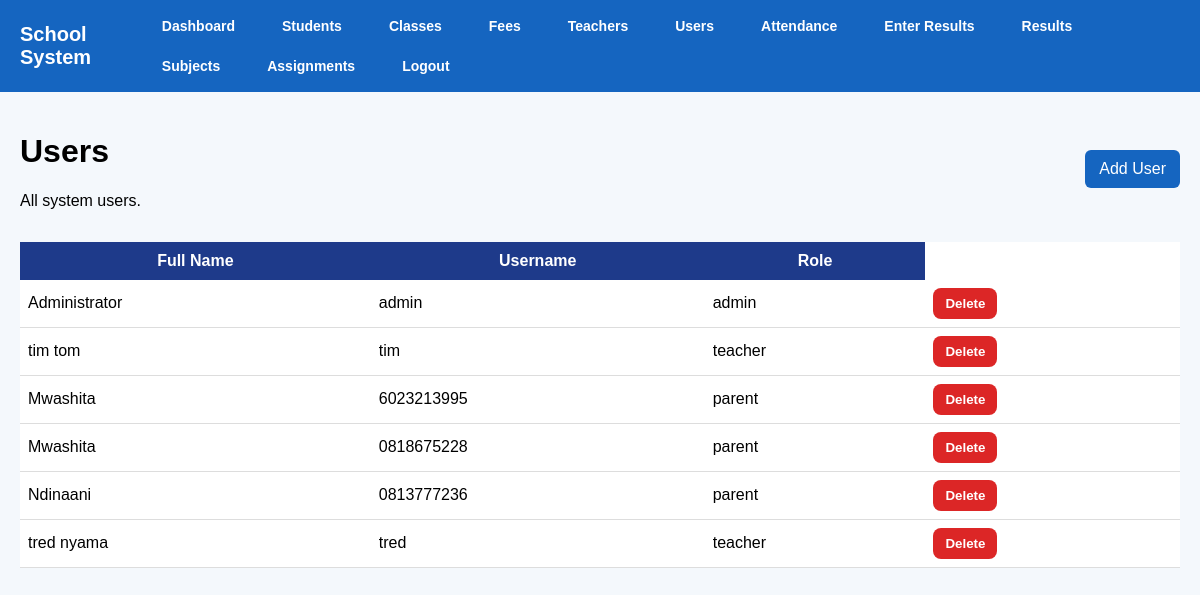
The app's page /users (signed in) with its own data.
### tables this page shows
CREATE TABLE users (
            id INTEGER PRIMARY KEY AUTOINCREMENT,
            full_name TEXT NOT NULL,
            username TEXT NOT NULL UNIQUE,
            password TEXT NOT NULL,
            role TEXT NOT NULL
        );

### app.py (the view)
@app.route("/users")
@login_required
@roles_required("admin", "director")
def users():
    conn = get_db()
    user_list = conn.execute("SELECT * FROM users").fetchall()
    conn.close()
    return render_template("users.html", users=user_list)

### app.py (called while the page is built)
def get_db():
    conn = sqlite3.connect("school.db")
    conn.row_factory = sqlite3.Row
    return conn

def login_required(f):
    @wraps(f)
    def wrapper(*args, **kwargs):
        if "user_id" not in session:
            flash("Please log in first.", "warning")
            return redirect(url_for("login"))
        return f(*args, **kwargs)
    return wrapper

def roles_required(*allowed_roles):
    def decorator(f):
        @wraps(f)
        def wrapper(*args, **kwargs):
            if "user_id" not in session:
                flash("Please log in first.", "warning")
                return redirect(url_for("login"))
            if session.get("role") not in allowed_roles:
                flash("You are not allowed to access that page.", "danger")
                return redirect(url_for("dashboard"))
            return f(*args, **kwargs)
        return wrapper
    return decorator

### templates/users.html (shortened to what this page needs)
{% extends "base.html" %}
{% block content %}
<div style="display:flex; justify-content:space-between; align-items:center; margin-bottom:16px; gap:12px; flex-wrap:wrap;">
    <div>
        <h1 class="page-title">Users</h1>
        <p class="page-subtitle">All system users.</p>
    </div>
    <a href="{{ url_for('add_user') }}" class="btn">Add User</a>
</div>
<div class="card">
    <div class="table-wrapper">
        <table>
            <thead>
                <tr>
                    <th>Full Name</th>
                    <th>Username</th>
                    <th>Role</th>
                </tr>
            </thead>
            <tbody>
                {% for user in users %}
                <tr>
                    <td>{{ user.full_name }}</td>
                    <td>{{ user.username }}</td>
                    <td>{{ user.role }}</td>
                    <td>
    <form method="POST" action="{{ url_for('delete_user', id=user.id) }}" onsubmit="return confirm('Are you sure you want to delete this user?');">
        <button type="submit" class="delete-btn">Delete</button>
    </form>
</td>
                </tr>
                {% else %}
                <tr>
                    <td colspan="3">No users found.</td>
                </tr>
                {% endfor %}
            </tbody>
        </table>
    </div>
</div>
{% endblock %}

### static/style.css (style rules this page uses)
body { font-family: Arial, sans-serif; background-color: #f4f6f9; margin: 0; padding: 0; }
table { width: 100%; border-collapse: collapse; background: white; }
th { background-color: #1e3a8a; color: white; padding: 10px; }
td { padding: 8px; border-bottom: 1px solid #ddd; }
button { background-color: #2563eb; color: white; padding: 8px 12px; border: none; border-radius: 5px; }

### templates/base.html (style rules this page uses)
body { margin: 0; font-family: Arial, sans-serif; background: #f4f8fc; }
.btn { background: #1565c0; color: white; padding: 10px 14px; border: none; border-radius: 6px; cursor: pointer; text-decoration: none; }

### templates/users.html (style rules this page uses)
.delete-btn { background: #dc2626; color: white; border: none; padding: 8px 12px; border-radius: 8px; cursor: pointer; font-weight: 600; }

### records on screen
users: full_name "Administrator", username "admin", role "admin"
users: full_name "tim tom", username "tim", role "teacher"
users: full_name "Mwashita", username "6023213995", role "parent"
users: full_name "Mwashita", username "0818675228", role "parent"
users: full_name "Ndinaani", username "0813777236", role "parent"
users: full_name "tred nyama", username "tred", role "teacher"
